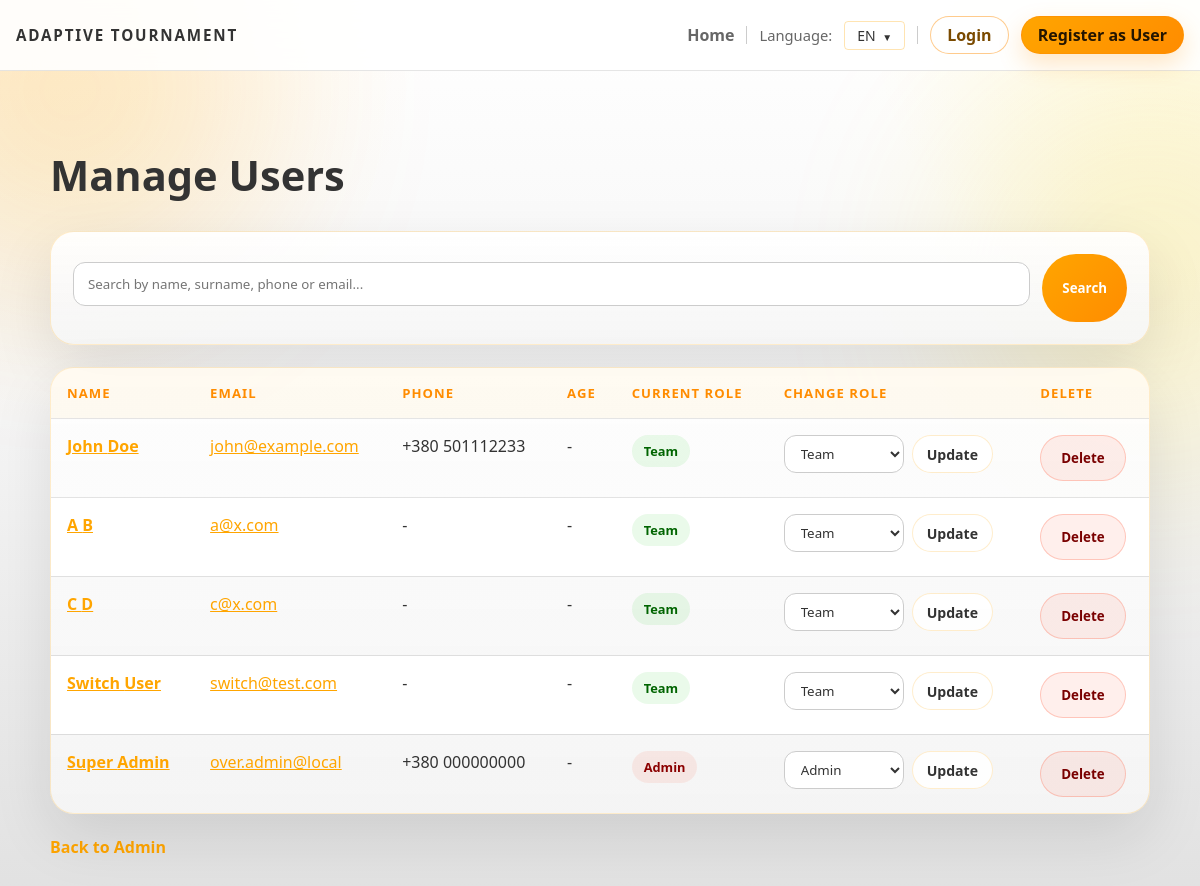
Screenshot of /admin/users with the database file from the repository.
### backend/models.py (models this page shows, shortened)
class User(db.Model):
    id = db.Column(db.Integer, primary_key=True)
    first_name = db.Column(db.String(120), nullable=False)
    last_name = db.Column(db.String(120), nullable=False)
    email = db.Column(db.String(200), unique=True, nullable=False)
    password_hash = db.Column(db.String(255), nullable=False, default='')
    phone_country_code = db.Column(db.String(10), nullable=False, default='+380')
    phone_number = db.Column(db.String(30), nullable=False, default='')
    age = db.Column(db.Integer)
    bio = db.Column(db.Text)
    role = db.Column(db.String(30), default='team')
    is_verified = db.Column(db.Boolean, default=False)
    verification_token = db.Column(db.String(64), unique=True, nullable=True)
    last_login_at = db.Column(db.DateTime, nullable=True)
    login_token = db.Column(db.String(64), unique=True, nullable=True)
    @property
    def phone_display(self):
        if self.phone_country_code and self.phone_number:
            return f"{self.phone_country_code} {self.phone_number}"
        return self.phone_number or ''

### backend/admin.py (the view, shortened to what this page needs)
def admin_users():
    users = User.query.all()
    search = request.args.get('search', '').strip()
    return render_template('admin_users.html', users=users, search=search)

### backend/app.py (called while the page is built)
@app.context_processor
def inject_user_processor():
    return inject_user()

@app.context_processor
def translation_processor():
    return translation()

### backend/app_helpers.py (called while the page is built)
def get_current_user():
    uid = session.get('user_id')
    if uid:
        return db.session.get(User, uid)
    return None

def inject_user():
    return {'get_current_user': get_current_user}

### backend/translations.py (called while the page is built)
def get_text(key, lang='en', **kwargs):
    if lang not in TRANSLATIONS:
        lang = 'en'
    text = TRANSLATIONS[lang].get(key, TRANSLATIONS['en'].get(key, key))
    if kwargs:
        try:
            return text.format(**kwargs)
        except Exception:
            return text
    return text

### templates/admin_users.html (shortened to what this page needs)
{% extends 'base.html' %}
{% block head %}
  <link rel="stylesheet" href="/static/css/admin.css">
{% endblock %}
{% block content %}
<div class="admin-page">
  <h2 class="page-title">{{ t('admin_users_title') }}</h2>
  <div class="search-panel">
    <form method="get" class="search-form">
      <input type="text" name="search" placeholder="{{ t('search_users_placeholder') }}" value="{{ search }}">
      <button type="submit" class="submit-btn">{{ t('search') }}</button>
    </form>
  </div>
  <div class="table-shell">
    <table class="admin-table">
      <thead>
        <tr>
          <th>{{ t('name') }}</th>
          <th>{{ t('email') }}</th>
          <th>{{ t('phone') }}</th>
          <th>{{ t('age') }}</th>
          <th>{{ t('current_role') }}</th>
          <th>{{ t('change_role') }}</th>
          <th>{{ t('delete') }}</th>
        </tr>
      </thead>
      <tbody>
        {% for user in users %}
          <tr>
            <td><strong><a href="/user/{{ user.id }}">{{ user.first_name }} {{ user.last_name }}</a></strong></td>
            <td><a href="/user/{{ user.id }}">{{ user.email }}</a></td>
            <td>{{ user.phone_display or '-' }}</td>
            <td>{{ user.age or '-' }}</td>
            <td>
              <span class="status-pill {{ user.role if user.role in ['admin', 'jury', 'team'] else 'default' }}">
                {% if user.role == 'admin' %}
                  {{ t('admin_short') }}
                {% elif user.role == 'jury' %}
                  {{ t('jury_short') }}
                {% else %}
                  {{ t('team') }}
                {% endif %}
              </span>
            </td>
            <td>
              <form method="post" action="/admin/user/{{ user.id }}/change-role" class="role-form">
                <select name="role">
                  <option value="team" {% if user.role == 'team' %}selected{% endif %}>{{ t('team') }}</option>
                  <option value="admin" {% if user.role == 'admin' %}selected{% endif %}>{{ t('admin_short') }}</option>
                </select>
                <button type="submit" class="inline-btn">{{ t('update') }}</button>
              </form>
            </td>
            <td>
              <form method="post" action="/admin/user/{{ user.id }}/delete" class="inline-form">
                <button onclick="return confirm('{{ t('delete') }}?')" class="danger-btn">{{ t('delete') }}</button>
              </form>
            </td>
          </tr>
        {% else %}
          <tr>
            <td colspan="7" class="empty-row">
              {% if search %}{{ t('no_users_found') }} "{{ search }}"{% else %}{{ t('no_users_found') }}{% endif %}
            </td>
          </tr>
        {% endfor %}
      </tbody>
    </table>
  </div>
  <div class="back-link">
    <a href="/admin/dashboard">{{ t('back_to_admin') }}</a>
  </div>
</div>
{% endblock %}

### templates/base.html (shortened to what this page needs)
<!doctype html>
<html lang="{{ lang }}">
  <head>
    <link rel="stylesheet" href="/static/css/main.css">
    {% block head %}{% endblock %}
  </head>
  <body>
    <div class="page-shell">
      <div class="page-glow page-glow-left"></div>
      <div class="page-glow page-glow-right"></div>
      <nav class="topbar">
        <div class="topbar-inner">
          <a href="/" class="brand-mark">{{ t('app_title') }}</a>
          <div class="topbar-links">
            <a href="/">{{ t('home') }}</a>
            <span class="language-switcher">{{ t('language') }}:</span>
            <div class="dropdown topbar-dropdown">
              <button type="button" class="dropdown-toggle" aria-expanded="false">{{ lang|upper }}</button>
            </div>
            {% set _cur = get_current_user() %}
            {% if _cur %}
              <a href="/user/{{ _cur.id }}" class="profile-link" title="{{ t('profile_prefix') }}">{{ t('profile_prefix') }}: {{ _cur.first_name }}</a>
              <a href="/logout" class="logout-link">{{ t('logout') }}</a>
            {% else %}
              <a href="/login" class="auth-link auth-login">{{ t('login') }}</a>
              <a href="/register" class="auth-link auth-register">{{ t('register') }}</a>
            {% endif %}
          </div>
        </div>
      </nav>
      <div class="container">
        {% block content %}{% endblock %}
      </div>
    </div>
  </body>
</html>

### static/css/main.css (style rules this page uses)
:root { --bg: #ffffff; --bg-soft: #f9f9f9; --panel: rgba(255, 255, 255, 0.95); --panel-border: rgba(255, 165, 0, 0.3); --text: #333333; --muted: #666666; --accent: #ffa500; --accent-strong: #ff8c00; --success: #32cd32; --warning: #ffd700; --danger: #ff6347; --font-ui: "Segoe UI", "Trebuchet MS", Arial, sans-serif; --font-display: var(--font-ui); --font-body: var(--font-ui); }
* { box-sizing: border-box; }
html { scroll-behavior: smooth; }
body { margin: 0; min-height: 100vh; font-family: var(--font-body); color: var(--text); background: radial-gradient(circle at top left, rgba(255, 165, 0, 0.1), transparent 28%), radial-gradient(circle at top right, rgba(255, 215, 0, 0.1), transparent 22%), linear-gradient(180deg, #ffffff 0%, #f5f5f5 45%, #e0e0e0 100%); }
a { color: inherit; }
.page-shell { position: relative; overflow: hidden; min-height: 100vh; }
.page-glow { position: fixed; width: 380px; height: 380px; border-radius: 50%; filter: blur(100px); opacity: 0.18; pointer-events: none; z-index: 0; }
.page-glow-left { top: -100px; left: -120px; background: #ffa500; }
.page-glow-right { top: 90px; right: -140px; background: #ffd700; }
.topbar { position: sticky; top: 0; z-index: 5; backdrop-filter: blur(18px); background: rgba(255, 255, 255, 0.9); border-bottom: 1px solid rgba(0, 0, 0, 0.1); }
.topbar-inner { width: min(1180px, calc(100% - 32px)); margin: 0 auto; padding: 16px 0; display: flex; align-items: center; justify-content: space-between; gap: 20px; }
.brand-mark { text-decoration: none; font-size: 0.95rem; font-weight: 700; letter-spacing: 0.12em; text-transform: uppercase; color: #333333; font-family: var(--font-display); }
.topbar-links { display: flex; align-items: center; justify-content: flex-end; flex-wrap: wrap; gap: 12px; color: var(--muted); }
.topbar-links a { text-decoration: none; font-weight: 600; color: #666666; }
.topbar-links .auth-link { display: inline-flex; align-items: center; justify-content: center; min-height: 38px; padding: 0 16px; border-radius: 999px; line-height: 1; white-space: nowrap; transition: transform 0.18s ease, box-shadow 0.18s ease, background 0.18s ease, border-color 0.18s ease; }
.topbar-links .auth-login { border: 1px solid rgba(255, 140, 0, 0.45); background: rgba(255, 255, 255, 0.72); color: #7a4a00; }
.topbar-links .auth-register { border: 1px solid rgba(255, 140, 0, 0.55); background: linear-gradient(135deg, var(--accent) 0%, var(--accent-strong) 100%); color: #241500; box-shadow: 0 10px 24px rgba(255, 140, 0, 0.22); }
.language-switcher { font-size: 0.92rem; }
.dropdown { position: relative; display: inline-block; }
.dropdown-toggle { background: none; border: 1px solid var(--panel-border); padding: 4px 12px; border-radius: 4px; cursor: pointer; font-size: 14px; font-weight: 500; color: var(--text); transition: all 0.2s; }
.dropdown-toggle::after { content: ' ▼'; font-size: 10px; margin-left: 4px; }
.container { position: relative; z-index: 1; width: min(1180px, calc(100% - 32px)); margin: 0 auto; padding: 36px 0 72px; }
h1, h2, h3, h4, h5, h6, .page-title, .hero-title, .hero-panel-title, .tournament-name { font-family: var(--font-display); }
body, p, li, label, input, textarea, select, button, a, th, td, .flash-message, .status-chip, .status-pill { font-family: var(--font-body); }
.container a:not(.primary-button):not(.secondary-button):not(.panel-link):not(.brand-mark) { color: #ffa500; }
form input, form textarea, form select { width: 100%; padding: 12px 14px; margin: 8px 0 16px; border: 1px solid #cccccc; border-radius: 12px; box-sizing: border-box; background: #ffffff; color: #333333; }
form button { padding: 11px 20px; background: linear-gradient(135deg, var(--accent) 0%, var(--accent-strong) 100%); color: #04101e; border: none; border-radius: 999px; cursor: pointer; font-weight: 800; }

### rows the page displays
User: first_name "John", last_name "Doe", email "john@example.com", phone_country_code+phone_number "+380 501112233", age "-", role "Team", t "Update", t "Delete"
User: first_name "A", last_name "B", email "a@x.com", phone_country_code+phone_number "-", age "-", role "Team", t "Update", t "Delete"
User: first_name "C", last_name "D", email "c@x.com", phone_country_code+phone_number "-", age "-", role "Team", t "Update", t "Delete"
User: first_name "Switch", last_name "User", email "switch@test.com", phone_country_code+phone_number "-", age "-", role "Team", t "Update", t "Delete"
User: first_name "Super", last_name "Admin", email "over.admin@local", phone_country_code+phone_number "+380 000000000", age "-", t "Admin", role "Admin", t "Update", t "Delete"

### other values shown
{{ t('app_title') }} "ADAPTIVE TOURNAMENT"
{{ t('home') }} "Home"
{{ t('language') }} "Language"
{{ lang|upper }} "EN"
{{ t('login') }} "Login"
{{ t('register') }} "Register as User"
{{ t('admin_users_title') }} "Manage Users"
{{ t('search') }} "Search"
{{ t('name') }} "NAME"
{{ t('email') }} "EMAIL"
{{ t('phone') }} "PHONE"
{{ t('age') }} "AGE"
{{ t('current_role') }} "CURRENT ROLE"
{{ t('change_role') }} "CHANGE ROLE"
{{ t('delete') }} "DELETE"
